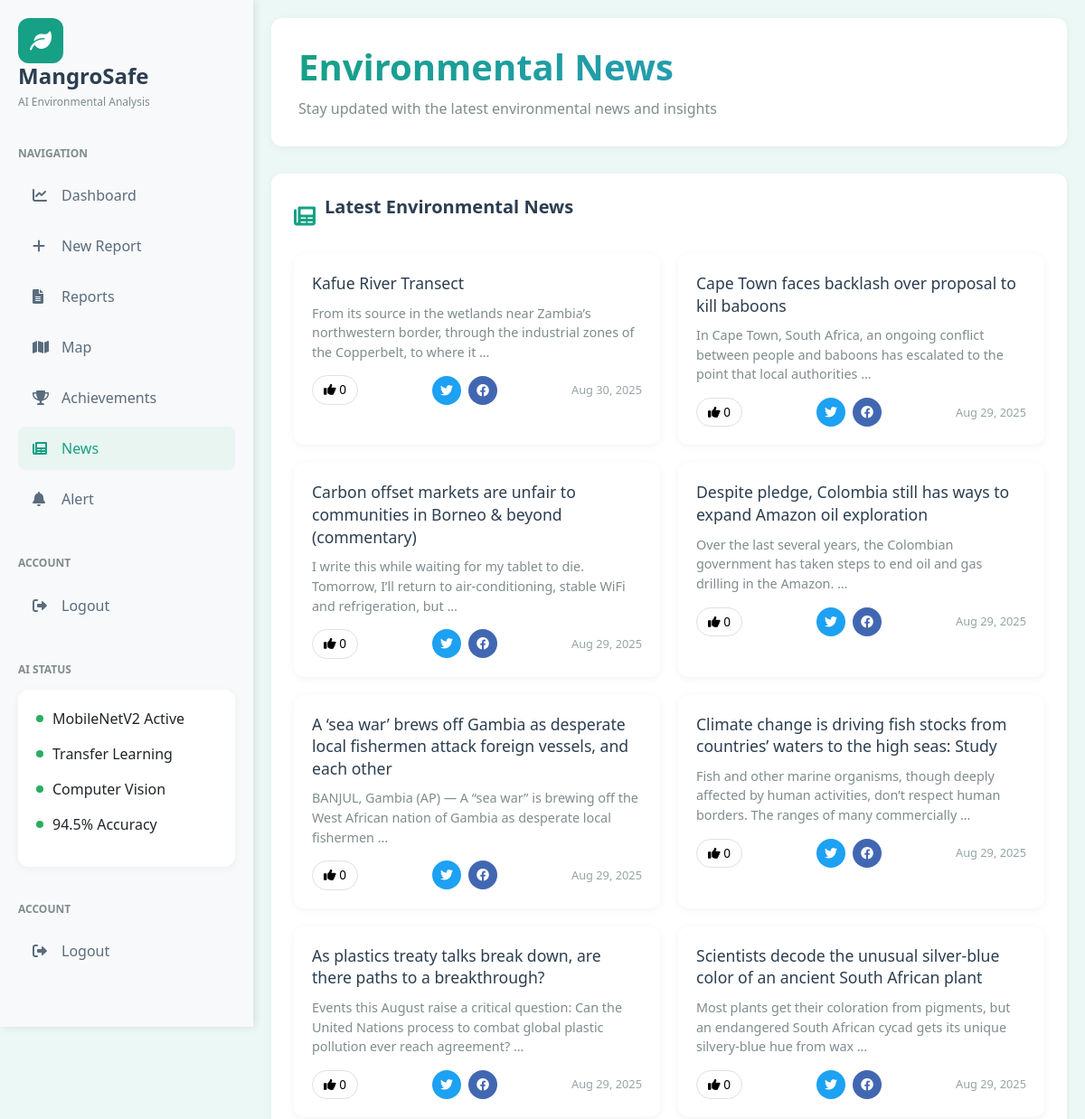
The page /news/ (upper part) on the database as committed earlier.
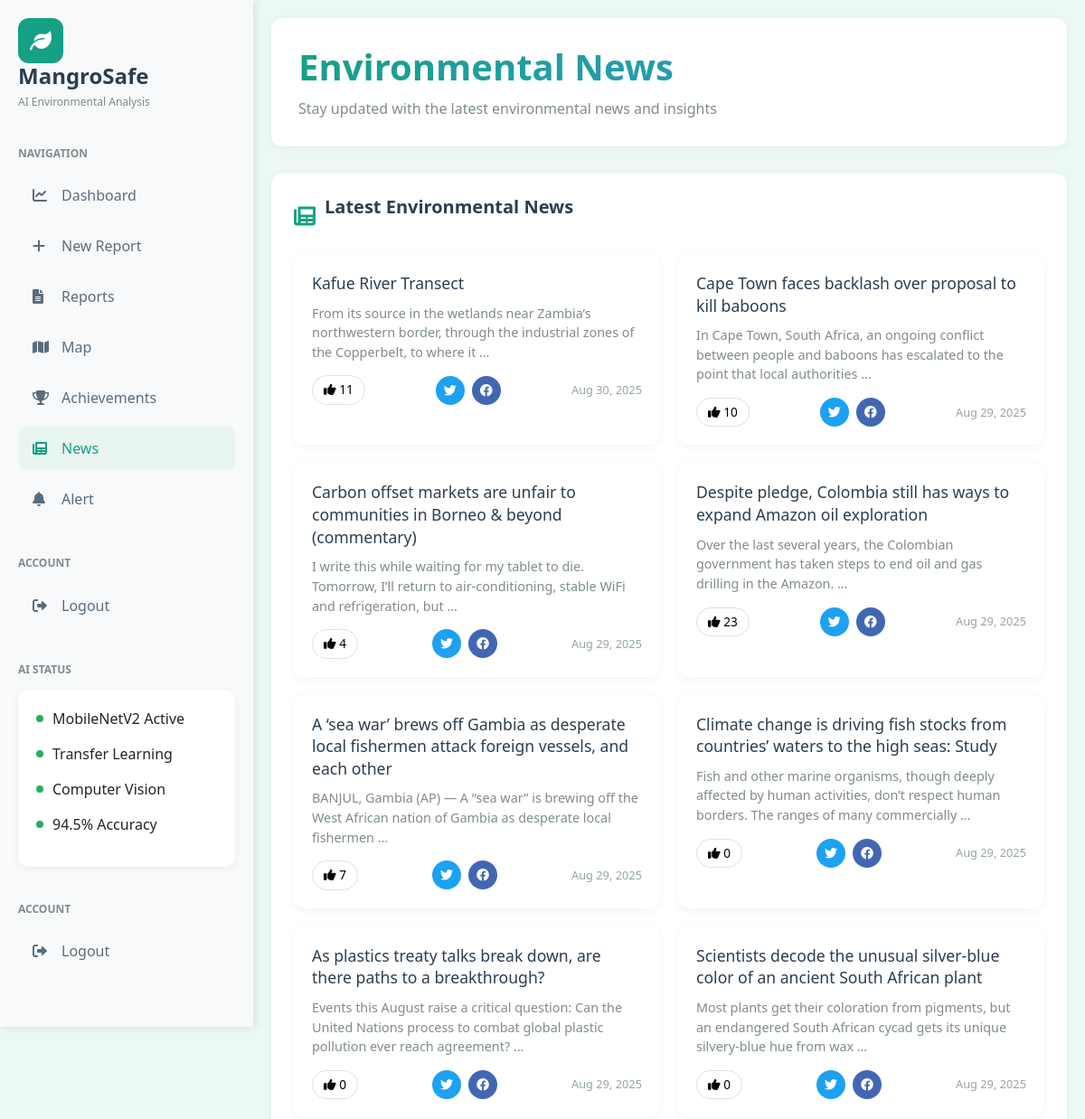
The same page on the database as committed later.
### news/models.py (models this page shows, shortened)
class Article( models.Model ):
    title = models.CharField(max_length=300)
    description = models.TextField(null=True, blank=True)
    link = models.URLField(unique=True)
    image_url = models.URLField(null=True, blank=True)
    video_url = models.URLField(null=True, blank=True)
    published = models.DateTimeField(null=True, blank=True)
    likes = models.IntegerField(default=0)
    teams = models.ManyToManyField('Team', blank=True)  # optional, for filtering
    category = models.CharField(max_length=100, default="cricket")

### news/views.py (the view)
# urls.py: path('', views.news_home, name='news_home'),  # Home view for news app
def news_home(request):
    from django.core.cache import cache
    q = request.GET.get('q', '')
    team = request.GET.get('team', '')
    from_date = request.GET.get('from')
    to_date = request.GET.get('to')
    cache_key = f"news_home_{q}_{team}_{from_date}_{to_date}"
    cached_data = cache.get(cache_key)
    if cached_data is None:
        articles = Article.objects.filter(
            category__iexact="forest"
        ).exclude(
            Q(image_url__isnull=True) | Q(image_url__exact='')
        ).select_related()  # Optimize related queries
        if q:
            articles = articles.filter(Q(title__icontains=q) | Q(description__icontains=q))
        if team:
            articles = articles.filter(teams__name__iexact=team)
        if from_date and to_date:
            articles = articles.filter(published__date__range=[from_date, to_date])
        trending = list(articles.order_by('-likes')[:10])
        latest = list(articles.order_by('-published')[:20])
        teams = set(articles.exclude(
            Q(teams__name__isnull=True) | Q(teams__name='')
        ).values_list('teams__name', flat=True).distinct())
        cached_data = {
            'trending': trending,
            'latest': latest,
            'teams': teams
        }
        cache_timeout = 60 if q or team or from_date or to_date else 300
        cache.set(cache_key, cached_data, cache_timeout)
    trending = cached_data['trending']
    latest = cached_data['latest']
    teams = cached_data['teams']
    context = {
        'trending': trending,
        'latest': latest,
        'teams': teams,
        'query': q
    }
    return render(request, 'news/home.html', context)

### news/templates/news/home.html (shortened to what this page needs)
{% extends 'news/base.html' %}
{% load static %}
{% block content %}
<div class="header-section">
    <h1>Environmental News</h1>
    <p class="subtitle">Stay updated with the latest environmental news and insights</p>
</div>
<div class="content-card">
    <div class="section-header">
        <i class="fas fa-newspaper section-icon"></i>
        <h5 class="section-title">Latest Environmental News</h5>
    </div>
    <div class="news-grid">
        {% for art in latest %}
        <div class="news-card">
            <div class="news-body">
                <h3><a href="{{ art.link }}" target="_blank">{{ art.title }}</a></h3>
                <p>{{ art.description|truncatewords:20 }}</p>
                <div class="news-meta">
                    <button class="like-btn" data-id="{{ art.id }}">
                        <i class="fas fa-thumbs-up"></i>
                        <span id="like-count-{{ art.id }}">{{ art.likes }}</span>
                    </button>
                    <div class="news-actions">
                        <a href="https://twitter.com/intent/tweet?url={{ art.link|urlencode }}&text={{ art.title|urlencode }}" target="_blank" class="share-btn twitter">
                            <i class="fab fa-twitter"></i>
                        </a>
                        <a href="https://www.facebook.com/sharer/sharer.php?u={{ art.link }}" target="_blank" class="share-btn facebook">
                            <i class="fab fa-facebook"></i>
                        </a>
                    </div>
                    <span class="news-date">{{ art.published|date:"M d, Y" }}</span>
                </div>
            </div>
        </div>
        {% endfor %}
    </div>
</div>
{% endblock %}

### news/templates/news/base.html (shortened to what this page needs)
{% load static %}
<!DOCTYPE html>
<html lang="en">
<head>
    <link href="https://cdn.jsdelivr.net/npm/bootstrap@5.1.3/dist/css/bootstrap.min.css" rel="stylesheet">
    <link href="https://cdnjs.cloudflare.com/ajax/libs/font-awesome/6.0.0/css/all.min.css" rel="stylesheet">
    <link rel="stylesheet" href="https://unpkg.com/swiper/swiper-bundle.min.css" />
</head>
<body>
    <div class="sidebar">
        <div class="logo-section">
            <a href="{% url 'dashboard' %}" style="text-decoration: none; color: inherit;">
                <div class="logo-icon">
                    <i class="fas fa-leaf"></i>
                </div>
                <div class="logo-text">
                    <h4>MangroSafe</h4>
                    <small>AI Environmental Analysis</small>
                </div>
            </a>
        </div>
        <div class="nav-section">
            <h6>Navigation</h6>
            <div class="nav-item">
                <a href="{% url 'dashboard' %}"
                    class="nav-link {% if request.resolver_match.url_name == 'dashboard' %}active{% endif %}">
                    <i class="fas fa-chart-line"></i>
                    Dashboard
                </a>
            </div>
            <div class="nav-item">
                <a href="{% url 'new_analysis' %}"
                    class="nav-link {% if request.resolver_match.url_name == 'new_analysis' %}active{% endif %}">
                    <i class="fas fa-plus"></i>
                    New Report
                </a>
            </div>
            <div class="nav-item">
                <a href="{% url 'reports' %}" class="nav-link {% if request.resolver_match.url_name == 'reports' or request.resolver_match.url_name == 'report_detail' %}active{% endif %}">
                    <i class="fas fa-file-alt"></i>
                    Reports
                </a>
            </div>
            <div class="nav-item">
                <a href="{% url 'heatmap' %}" class="nav-link {% if request.resolver_match.url_name == 'heatmap' %}active{% endif %}">
                    <i class="fas fa-map"></i>
                    Map
                </a>
            </div>
            <div class="nav-item">
                <a href="{% url 'achievements_dashboard' %}" class="nav-link {% if 'achievements_dashboard' in request.resolver_match.url_name %}active{% endif %}">
                    <i class="fas fa-trophy"></i>
                    Achievements
                </a>
            </div>
            <div class="nav-item">
                <a href="{% url 'news_home' %}" class="nav-link {% if request.resolver_match.url_name == 'news_home' %}active{% endif %}">
                    <i class="fas fa-newspaper"></i>
                    News
                </a>
            </div>
            <div class="nav-item">
                <a href="#" class="nav-link" data-bs-toggle="modal" data-bs-target="#alertModal">
                    <i class="fas fa-bell"></i>
                    Alert
                </a>
            </div>
        </div>
        <div class="nav-section">
            <h6>Account</h6>
            <div class="nav-item">
                <a href="https://thorough-crab-50.clerk.accounts.dev/v1/auth/sign-out" class="nav-link" id="logoutBtn">
                    <i class="fas fa-sign-out-alt"></i>
                    Logout
                </a>
            </div>
        </div>
        <div class="nav-section">
            <h6>AI Status</h6>
            <div class="status-section">
                <div class="status-item">
                    <div class="status-indicator active"></div>
                    <span>MobileNetV2 Active</span>
                </div>
                <div class="status-item">
                    <div class="status-indicator active"></div>
                    <span>Transfer Learning</span>
                </div>
                <div class="status-item">
                    <div class="status-indicator active"></div>
                    <span>Computer Vision</span>
                </div>
                <div class="status-item">
                    <div class="status-indicator active"></div>
                    <span>94.5% Accuracy</span>
                </div>
            </div>
        </div>
        <div class="nav-section">
            <h6>Account</h6>
            <div class="nav-item">
                <a href="#" class="nav-link" id="logout-btn">
                    <i class="fas fa-sign-out-alt"></i>
                    Logout
                </a>
            </div>
        </div>
    </div>
    <div class="main-content">
        {% block content %}
        {% endblock %}
    </div>
</body>
</html>

### news/templates/news/base.html (style rules this page uses)
:root { --primary-color: #16a085; --secondary-color: #27ae60; --danger-color: #e74c3c; --warning-color: #f39c12; --info-color: #3498db; --light-bg: #ecf8f5; --sidebar-bg: #f8f9fa; }
body { background-color: var(--light-bg); font-family: 'Segoe UI', Tahoma, Geneva, Verdana, sans-serif; }
.sidebar { background-color: var(--sidebar-bg); min-height: 100vh; width: 280px; position: fixed; left: 0; top: 0; padding: 20px; box-shadow: 2px 0 10px rgba(0,0,0,0.1); }
.main-content { margin-left: 280px; padding: 20px; }
.logo-section { display: flex; align-items: center; margin-bottom: 40px; }
.logo-icon { width: 50px; height: 50px; background: var(--primary-color); border-radius: 12px; display: flex; align-items: center; justify-content: center; margin-right: 15px; }
.logo-icon i { color: white; font-size: 24px; }
.logo-text h4 { margin: 0; color: #2c3e50; font-weight: 700; }
.logo-text small { color: #7f8c8d; font-size: 12px; }
.nav-section { margin-bottom: 40px; }
.nav-section h6 { color: #7f8c8d; font-size: 12px; text-transform: uppercase; font-weight: 600; margin-bottom: 15px; }
.nav-item { margin-bottom: 8px; }
.nav-link { display: flex; align-items: center; padding: 12px 16px; color: #5a6c7d; text-decoration: none; border-radius: 8px; transition: all 0.2s; }
.nav-link:hover, .nav-link.active { background-color: #e8f5f0; color: var(--primary-color); }
.nav-link i { width: 20px; margin-right: 12px; }
.status-section { background: white; border-radius: 12px; padding: 20px; margin-bottom: 20px; box-shadow: 0 2px 10px rgba(0,0,0,0.05); }
.status-item { display: flex; align-items: center; margin-bottom: 15px; }
.status-indicator { width: 8px; height: 8px; border-radius: 50%; margin-right: 10px; }
.status-indicator.active { background-color: var(--secondary-color); }
.header-section { background: white; border-radius: 12px; padding: 30px; margin-bottom: 30px; box-shadow: 0 2px 10px rgba(0,0,0,0.05); }
.header-section h1 { background: linear-gradient(135deg, var(--primary-color), var(--info-color)); -webkit-background-clip: text; -webkit-text-fill-color: transparent; background-clip: text; font-weight: 700; font-size: 2.5rem; margin-bottom: 10px; }
.content-card { background: white; border-radius: 12px; padding: 25px; box-shadow: 0 2px 10px rgba(0,0,0,0.05); margin-bottom: 30px; }
.content-card h5 { margin-bottom: 20px; color: #2c3e50; font-weight: 600; }
.news-grid { display: grid; grid-template-columns: repeat(auto-fill, minmax(350px, 1fr)); gap: 20px; margin-top: 20px; }
.news-card { background: white; border-radius: 12px; box-shadow: 0 2px 10px rgba(0,0,0,0.05); overflow: hidden; transition: transform 0.2s, box-shadow 0.2s; }
.news-body { padding: 20px; }
.news-body h3 { font-size: 1.1rem; margin-bottom: 10px; line-height: 1.4; }
.news-body h3 a { color: #2c3e50; text-decoration: none; }
.news-body p { color: #7f8c8d; font-size: 0.9rem; line-height: 1.5; margin-bottom: 15px; }
.news-meta { display: flex; align-items: center; justify-content: space-between; flex-wrap: wrap; gap: 10px; }
.like-btn { background: none; border: 1px solid #e0e0e0; border-radius: 20px; padding: 5px 12px; cursor: pointer; transition: all 0.2s; font-size: 0.85rem; }
.news-actions { display: flex; gap: 8px; }
.share-btn { display: inline-flex; align-items: center; justify-content: center; width: 32px; height: 32px; border-radius: 50%; text-decoration: none; color: white; font-size: 14px; transition: transform 0.2s; }
.share-btn.twitter { background-color: #1da1f2; }
.share-btn.facebook { background-color: #4267b2; }
.news-date { color: #95a5a6; font-size: 0.8rem; }
.section-header { display: flex; align-items: center; margin-bottom: 20px; }
.section-icon { color: var(--primary-color); font-size: 1.5rem; margin-right: 10px; }
.section-title { margin: 0; color: #2c3e50; font-weight: 600; }
.subtitle { color: #7f8c8d; margin-bottom: 0; }

Rows that differ between the two databases and show on the page:
changed Article "Kafue River Transect": likes "0" → "11"
changed Article "Cape Town faces backlash over proposal to kill baboons": likes "0" → "10"
changed Article "Carbon offset markets are unfair to communities in Borneo & beyond (commentary)": likes "0" → "4"
changed Article "Despite pledge, Colombia still has ways to expand Amazon oil exploration": likes "0" → "23"
changed Article (number 5 of 8 on the later page): likes "0" → "7"
